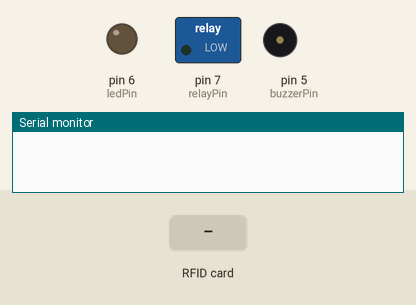
Simulated run of this sketch. Board: Arduino Uno, built with avr-gcc and run on an emulated ATmega328P. On the bench: switched loads named in the sketch (green lamp = pin HIGH), output pins drawn as LEDs (lit = HIGH), buzzer (waves = sounding, pin HIGH), the last lines printed to the serial monitor. The inputs (shaded band) are chosen by the test bench. Pins used as bus, display or sensor lines are not drawn.

Above: at 1.2 s.
1.3 s: RFID card 23 5F BF 27 held to the reader
At 1.7 s:
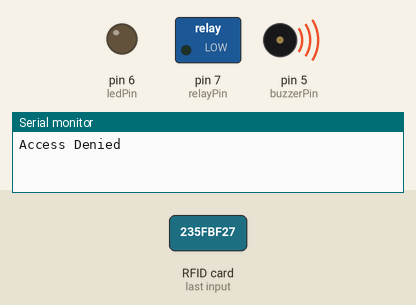
4.3 s: RFID card 5E 7A 19 C4 held to the reader
At 6.9 s:
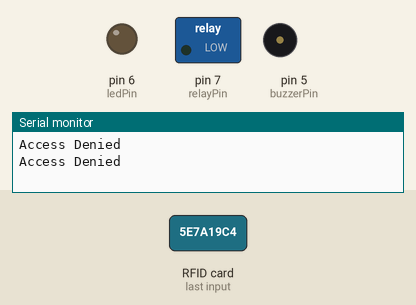
Timing chart, 0 to 8.4 s (numbered marks = the images above; inputs shaded):
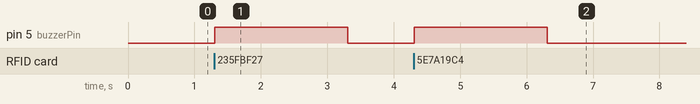

Measured:
- after the input at 1.3 s, pin 5 (buzzerPin): LOW → HIGH at once, → LOW 2.0 s later
- after the input at 4.3 s, pin 5 (buzzerPin): LOW → HIGH at once, → LOW 2.0 s later

The sketch:

Rfid_doorlock.ino
```cpp
#include <SPI.h>
#include <MFRC522.h>

#define SS_PIN 10
#define RST_PIN 9
MFRC522 mfrc522(SS_PIN, RST_PIN);  // Instance of the RFID

const int relayPin = 7;  // Relay control pin
const int ledPin = 6;    // LED pin
const int buzzerPin = 5; // Buzzer pin

String accessCard = "23 5F BF 27";  // Replace with your RFID card UID

void setup() {
  // Initialize Serial communication
  Serial.begin(9600);
  SPI.begin();         // Init SPI bus
  mfrc522.PCD_Init();  // Init MFRC522 card

  pinMode(relayPin, OUTPUT);
  pinMode(ledPin, OUTPUT);
  pinMode(buzzerPin, OUTPUT);

  digitalWrite(relayPin, LOW);  // Door locked by default
}

void loop() {
  // Look for new cards
  if (!mfrc522.PICC_IsNewCardPresent() || !mfrc522.PICC_ReadCardSerial()) {
    return;
  }

  String cardID = "";
  for (byte i = 0; i < mfrc522.uid.size; i++) {
    cardID += String(mfrc522.uid.uidByte[i], HEX);
    cardID += " ";
  }
  cardID.trim();

  // Check if the card ID matches the authorized card
  if (cardID == accessCard) {
    Serial.println("Access Granted");
    digitalWrite(ledPin, HIGH);     // Turn on LED
    digitalWrite(buzzerPin, HIGH);  // Turn on buzzer
    digitalWrite(relayPin, HIGH);   // Unlock door (activate relay)
    delay(5000);                    // Keep door unlocked for 5 seconds
    digitalWrite(relayPin, LOW);    // Lock door (deactivate relay)
    digitalWrite(ledPin, LOW);      // Turn off LED
    digitalWrite(buzzerPin, LOW);   // Turn off buzzer
  } else {
    Serial.println("Access Denied");
    digitalWrite(buzzerPin, HIGH);  // Turn on buzzer
    delay(2000);
    digitalWrite(buzzerPin, LOW);   // Turn off buzzer
  }

  // Halt PICC
  mfrc522.PICC_HaltA();
}
```
